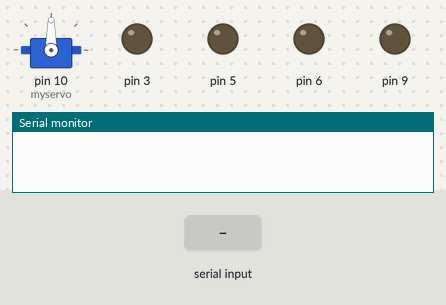
Bench run of a sketch on a simulated Arduino Uno, built with avr-gcc and run on an emulated ATmega328P. Parts: servo, output pins drawn as LEDs (lit = HIGH), the last lines printed to the serial monitor. The inputs (shaded band) are chosen by the test bench.

Above: at 1.2 s.
1.3 s: "5" received over Serial
4.3 s: "1" received over Serial
At 5.5 s:
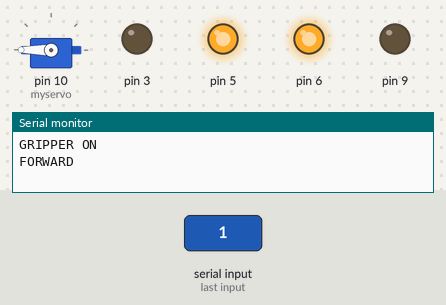
5.8 s: "2" received over Serial
At 6.9 s:
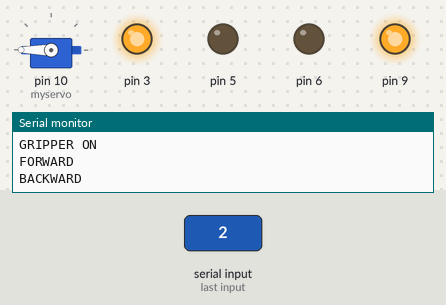
7.3 s: "3" received over Serial
At 8.0 s:
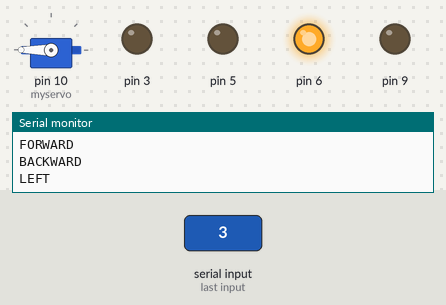
8.8 s: "4" received over Serial
At 9.2 s:
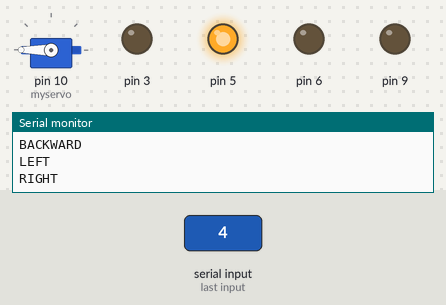
10.3 s: "5" received over Serial
Timing chart, 0 to 14.3 s (numbered marks = the images above; inputs shaded):
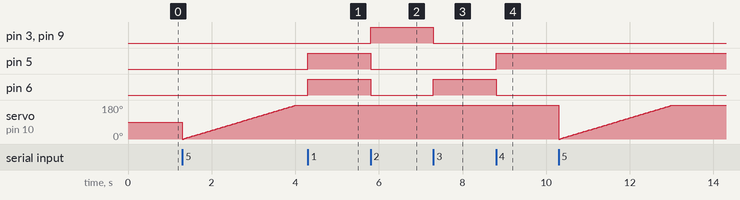

Measured:
- after the input at 4.3 s, pin 5, pin 6: LOW → HIGH at once
- after the input at 5.8 s, pin 3, pin 9: LOW → HIGH at once; pin 5, pin 6: HIGH → LOW at once
- after the input at 7.3 s, pin 3, pin 9: HIGH → LOW at once; pin 6: LOW → HIGH at once
- after the input at 8.8 s, pin 5: LOW → HIGH at once; pin 6: HIGH → LOW at once

The sketch:

bluetooth.ino
```cpp
#include <Servo.h>
Servo myservo;
int state;
int pos = 0;
void setup() {
  pinMode(3, OUTPUT);
  pinMode(5, OUTPUT);
  pinMode(6, OUTPUT);
  pinMode(9, OUTPUT);
  myservo.attach(10);
  Serial.begin(38400); // Default communication rate of the Bluetooth module
}
void loop() {
  if(Serial.available() > 0){ // Checks whether data is comming from the serial port
    state = Serial.read(); // Reads the data from the serial port

 if (state == '0') {
  analogWrite(3, 0);
  analogWrite(5, 0);
  analogWrite(6, 0);
  analogWrite(9, 0);
  Serial.println("STOP");
 }
 else if (state == '1') {
  analogWrite(3, 0);
  analogWrite(5, 255);
  analogWrite(6, 255);
  analogWrite(9, 0);
  Serial.println("FORWARD");
 }
  else if (state == '2') {
  analogWrite(3, 255);
  analogWrite(5, 0);
  analogWrite(6, 0);
  analogWrite(9,255);
  Serial.println("BACKWARD");
 }
 else if (state == '3') {
  analogWrite(3, 0);
  analogWrite(5, 0);
  analogWrite(6, 255);
  analogWrite(9, 0);
  Serial.println("LEFT");
 }
 else if (state == '4') {
  analogWrite(3, 0);
  analogWrite(5, 255);
  analogWrite(6, 0);
  analogWrite(9,0);
  Serial.println("RIGHT");
 }
 else if (state == '5') {
  Serial.println("GRIPPER ON");
  for (pos = 0; pos <= 180; pos += 1) {
    myservo.write(pos);
    delay(15);
  }
 }
}}
```
